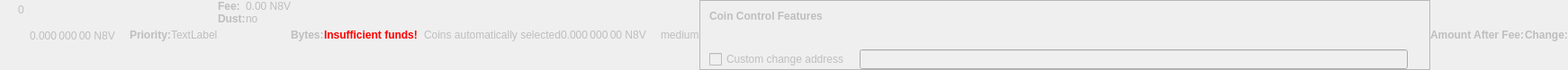
    <widget class="QWidget" name="dummyHideWidget" native="true">
     <property name="enabled">
      <bool>false</bool>
     </property>
     <property name="maximumSize">
      <size>
       <width>100</width>
       <height>22</height>
      </size>
     </property>
     <layout class="QHBoxLayout" name="dummyHideLayout">
      <property name="spacing">
       <number>0</number>
      </property>
      <property name="leftMargin">
       <number>0</number>
      </property>
      <property name="topMargin">
       <number>0</number>
      </property>
      <property name="rightMargin">
       <number>0</number>
      </property>
      <property name="bottomMargin">
       <number>0</number>
      </property>
      <item>
       <layout class="QFormLayout" name="formLayoutCoinControl1">
        <property name="horizontalSpacing">
         <number>10</number>
        </property>
        <property name="verticalSpacing">
         <number>14</number>
        </property>
        <property name="leftMargin">
         <number>10</number>
        </property>
        <property name="topMargin">
         <number>4</number>
        </property>
        <property name="rightMargin">
         <number>6</number>
        </property>
        <item row="0" column="1">
         <widget class="QLabel" name="labelCoinControlBytes">
          <property name="cursor">
           <cursorShape>IBeamCursor</cursorShape>
          </property>
          <property name="contextMenuPolicy">
           <enum>Qt::ActionsContextMenu</enum>
          </property>
          <property name="text">
           <string notr="true">0</string>
          </property>
          <property name="textInteractionFlags">
           <set>Qt::LinksAccessibleByMouse|Qt::TextSelectableByKeyboard|Qt::TextSelectableByMouse</set>
          </property>
         </widget>
        </item>
       </layout>
      </item>
      <item>
       <widget class="QLabel" name="labelCoinControlAfterFee">
        <property name="enabled">
         <bool>false</bool>
        </property>
        <property name="sizePolicy">
         <sizepolicy hsizetype="Fixed" vsizetype="Fixed">
          <horstretch>0</horstretch>
          <verstretch>0</verstretch>
         </sizepolicy>
        </property>
        <property name="minimumSize">
         <size>
          <width>111</width>
          <height>12</height>
         </size>
        </property>
        <property name="maximumSize">
         <size>
          <width>111</width>
          <height>12</height>
         </size>
        </property>
        <property name="cursor">
         <cursorShape>IBeamCursor</cursorShape>
        </property>
        <property name="contextMenuPolicy">
         <enum>Qt::ActionsContextMenu</enum>
        </property>
        <property name="text">
         <string notr="true">0.000 000 00 N8V</string>
        </property>
        <property name="textInteractionFlags">
         <set>Qt::LinksAccessibleByMouse|Qt::TextSelectableByKeyboard|Qt::TextSelectableByMouse</set>
        </property>
       </widget>
      </item>
      <item>
       <widget class="QLabel" name="labelCoinControlPriorityText">
        <property name="enabled">
         <bool>false</bool>
        </property>
        <property name="font">
         <font>
          <weight>75</weight>
          <bold>true</bold>
         </font>
        </property>
        <property name="text">
         <string>Priority:</string>
        </property>
       </widget>
      </item>
      <item>
       <layout class="QHBoxLayout" name="horizontalLayout">
        <item>
         <widget class="QLabel" name="WarningLabel">
          <property name="text">
           <string>TextLabel</string>
          </property>
         </widget>
        </item>
       </layout>
      </item>
      <item>
       <layout class="QFormLayout" name="formLayoutCoinControl3">
        <property name="horizontalSpacing">
         <number>0</number>
        </property>
        <property name="verticalSpacing">
         <number>0</number>
        </property>
        <property name="leftMargin">
         <number>0</number>
        </property>
        <property name="topMargin">
         <number>0</number>
        </property>
        <property name="rightMargin">
         <number>0</number>
        </property>
        <item row="0" column="0">
         <widget class="QLabel" name="labelCoinControlFeeText">
          <property name="enabled">
           <bool>false</bool>
          </property>
          <property name="font">
           <font>
            <weight>75</weight>
            <bold>true</bold>
           </font>
          </property>
          <property name="text">
           <string>Fee:</string>
          </property>
          <property name="margin">
           <number>0</number>
          </property>
         </widget>
        </item>
        <item row="0" column="1">
         <widget class="QLabel" name="labelCoinControlFee">
          <property name="enabled">
           <bool>false</bool>
          </property>
          <property name="cursor">
           <cursorShape>IBeamCursor</cursorShape>
          </property>
          <property name="contextMenuPolicy">
           <enum>Qt::ActionsContextMenu</enum>
          </property>
          <property name="text">
           <string notr="true">0.00 N8V</string>
          </property>
          <property name="textInteractionFlags">
           <set>Qt::LinksAccessibleByMouse|Qt::TextSelectableByKeyboard|Qt::TextSelectableByMouse</set>
          </property>
         </widget>
        </item>
        <item row="1" column="0">
         <widget class="QLabel" name="labelCoinControlLowOutputText">
          <property name="enabled">
           <bool>false</bool>
          </property>
          <property name="font">
           <font>
            <weight>75</weight>
            <bold>true</bold>
           </font>
          </property>
          <property name="text">
           <string>Dust:</string>
          </property>
         </widget>
        </item>
        <item row="1" column="1">
         <widget class="QLabel" name="labelCoinControlLowOutput">
          <property name="enabled">
           <bool>false</bool>
          </property>
          <property name="cursor">
           <cursorShape>IBeamCursor</cursorShape>
          </property>
          <property name="contextMenuPolicy">
           <enum>Qt::ActionsContextMenu</enum>
          </property>
          <property name="text">
           <string>no</string>
          </property>
          <property name="textInteractionFlags">
           <set>Qt::LinksAccessibleByMouse|Qt::TextSelectableByKeyboard|Qt::TextSelectableByMouse</set>
          </property>
         </widget>
        </item>
       </layout>
      </item>
      <item>
       <widget class="QLabel" name="labelCoinControlBytesText">
        <property name="enabled">
         <bool>false</bool>
        </property>
        <property name="font">
         <font>
          <weight>75</weight>
          <bold>true</bold>
         </font>
        </property>
        <property name="text">
         <string>Bytes:</string>
        </property>
       </widget>
      </item>
      <item>
       <layout class="QFormLayout" name="formLayoutCoinControl2">
        <property name="horizontalSpacing">
         <number>0</number>
        </property>
        <property name="verticalSpacing">
         <number>0</number>
        </property>
        <property name="leftMargin">
         <number>0</number>
        </property>
        <property name="topMargin">
         <number>0</number>
        </property>
        <property name="rightMargin">
         <number>0</number>
        </property>
       </layout>
      </item>
      <item>
       <layout class="QHBoxLayout" name="horizontalLayoutCoinControl2">
        <property name="spacing">
         <number>0</number>
        </property>
        <property name="bottomMargin">
         <number>0</number>
        </property>
       </layout>
      </item>
      <item>
       <widget class="QLabel" name="labelCoinControlInsuffFunds">
        <property name="enabled">
         <bool>false</bool>
        </property>
        <property name="minimumSize">
         <size>
          <width>0</width>
          <height>0</height>
         </size>
        </property>
        <property name="font">
         <font>
          <weight>75</weight>
          <bold>true</bold>
         </font>
        </property>
        <property name="styleSheet">
         <string notr="true">color:red;font-weight:bold;</string>
        </property>
        <property name="text">
         <string>Insufficient funds!</string>
        </property>
        <property name="margin">
         <number>5</number>
        </property>
       </widget>
      </item>
      <item>
       <layout class="QFormLayout" name="formLayoutCoinControl4">
        <property name="horizontalSpacing">
         <number>0</number>
        </property>
        <property name="verticalSpacing">
         <number>0</number>
        </property>
        <property name="leftMargin">
         <number>0</number>
        </property>
        <property name="topMargin">
         <number>0</number>
        </property>
        <property name="rightMargin">
         <number>0</number>
        </property>
       </layout>
      </item>
      <item>
       <widget class="QLabel" name="labelCoinControlChangeLabel">
        <property name="enabled">
         <bool>false</bool>
        </property>
        <property name="sizePolicy">
         <sizepolicy hsizetype="Preferred" vsizetype="Expanding">
          <horstretch>0</horstretch>
          <verstretch>0</verstretch>
         </sizepolicy>
        </property>
        <property name="minimumSize">
         <size>
          <width>0</width>
          <height>0</height>
         </size>
        </property>
        <property name="text">
         <string/>
        </property>
        <property name="margin">
         <number>3</number>
        </property>
       </widget>
      </item>
      <item>
       <widget class="QLabel" name="labelCoinControlAutomaticallySelected">
        <property name="enabled">
         <bool>false</bool>
        </property>
        <property name="sizePolicy">
         <sizepolicy hsizetype="Fixed" vsizetype="Fixed">
          <horstretch>0</horstretch>
          <verstretch>0</verstretch>
         </sizepolicy>
        </property>
        <property name="minimumSize">
         <size>
          <width>0</width>
          <height>0</height>
         </size>
        </property>
        <property name="maximumSize">
         <size>
          <width>240</width>
          <height>16777215</height>
         </size>
        </property>
        <property name="text">
         <string>Coins automatically selected</string>
        </property>
        <property name="margin">
         <number>5</number>
        </property>
       </widget>
      </item>
      <item>
       <widget class="QLabel" name="labelCoinControlChange">
        <property name="enabled">
         <bool>false</bool>
        </property>
        <property name="sizePolicy">
         <sizepolicy hsizetype="Fixed" vsizetype="Fixed">
          <horstretch>0</horstretch>
          <verstretch>0</verstretch>
         </sizepolicy>
        </property>
        <property name="minimumSize">
         <size>
          <width>111</width>
          <height>0</height>
         </size>
        </property>
        <property name="maximumSize">
         <size>
          <width>111</width>
          <height>16777215</height>
         </size>
        </property>
        <property name="cursor">
         <cursorShape>IBeamCursor</cursorShape>
        </property>
        <property name="contextMenuPolicy">
         <enum>Qt::ActionsContextMenu</enum>
        </property>
        <property name="text">
         <string notr="true">0.000 000 00 N8V</string>
        </property>
        <property name="textInteractionFlags">
         <set>Qt::LinksAccessibleByMouse|Qt::TextSelectableByKeyboard|Qt::TextSelectableByMouse</set>
        </property>
       </widget>
      </item>
      <item>
       <widget class="QLabel" name="labelCoinControlPriority">
        <property name="enabled">
         <bool>false</bool>
        </property>
        <property name="cursor">
         <cursorShape>IBeamCursor</cursorShape>
        </property>
        <property name="contextMenuPolicy">
         <enum>Qt::ActionsContextMenu</enum>
        </property>
        <property name="text">
         <string>medium</string>
        </property>
        <property name="textInteractionFlags">
         <set>Qt::LinksAccessibleByMouse|Qt::TextSelectableByKeyboard|Qt::TextSelectableByMouse</set>
        </property>
       </widget>
      </item>
      <item>
       <widget class="QFrame" name="frameCoinControl">
        <property name="sizePolicy">
         <sizepolicy hsizetype="Expanding" vsizetype="Expanding">
          <horstretch>0</horstretch>
          <verstretch>0</verstretch>
         </sizepolicy>
        </property>
        <property name="maximumSize">
         <size>
          <width>16777215</width>
          <height>16777215</height>
         </size>
        </property>
        <property name="frameShape">
         <enum>QFrame::StyledPanel</enum>
        </property>
        <property name="frameShadow">
         <enum>QFrame::Sunken</enum>
        </property>
        <layout class="QVBoxLayout" name="verticalLayoutCoinControl2_2">
         <property name="spacing">
          <number>0</number>
         </property>
         <property name="leftMargin">
          <number>0</number>
         </property>
         <property name="topMargin">
          <number>0</number>
         </property>
         <property name="rightMargin">
          <number>0</number>
         </property>
         <property name="bottomMargin">
          <number>0</number>
         </property>
         <item>
          <layout class="QVBoxLayout" name="verticalLayoutCoinControl" stretch="0,0,0,1">
           <property name="spacing">
            <number>0</number>
           </property>
           <property name="leftMargin">
            <number>10</number>
           </property>
           <property name="topMargin">
            <number>10</number>
           </property>
           <item>
            <layout class="QHBoxLayout" name="horizontalLayoutCoinControl1">
             <property name="bottomMargin">
              <number>15</number>
             </property>
             <item>
              <widget class="QLabel" name="labelCoinControlFeatures">
               <property name="enabled">
                <bool>false</bool>
               </property>
               <property name="sizePolicy">
                <sizepolicy hsizetype="Preferred" vsizetype="Maximum">
                 <horstretch>0</horstretch>
                 <verstretch>0</verstretch>
                </sizepolicy>
               </property>
               <property name="font">
                <font>
                 <weight>75</weight>
                 <bold>true</bold>
                </font>
               </property>
               <property name="styleSheet">
                <string notr="true">font-weight:bold;</string>
               </property>
               <property name="text">
                <string>Coin Control Features</string>
               </property>
              </widget>
             </item>
            </layout>
           </item>
           <item>
            <widget class="QWidget" name="widgetCoinControl" native="true">
             <property name="sizePolicy">
              <sizepolicy hsizetype="Preferred" vsizetype="Preferred">
               <horstretch>0</horstretch>
               <verstretch>0</verstretch>
              </sizepolicy>
             </property>
             <property name="minimumSize">
              <size>
               <width>0</width>
               <height>0</height>
              </size>
             </property>
             <property name="styleSheet">
              <string notr="true"/>
             </property>
             <layout class="QHBoxLayout" name="horizontalLayoutCoinControl5_2">
              <property name="leftMargin">
               <number>0</number>
              </property>
              <property name="topMargin">
               <number>0</number>
              </property>
              <property name="rightMargin">
               <number>0</number>
              </property>
              <property name="bottomMargin">
               <number>0</number>
              </property>
              <item>
               <layout class="QHBoxLayout" name="horizontalLayoutCoinControl3">
                <property name="spacing">
                 <number>20</number>
                </property>
                <property name="topMargin">
                 <number>0</number>
                </property>
                <property name="bottomMargin">
                 <number>10</number>
                </property>
               </layout>
              </item>
             </layout>
            </widget>
           </item>
           <item>
            <layout class="QHBoxLayout" name="horizontalLayoutCoinControl4" stretch="0,0,0">
             <property name="spacing">
              <number>12</number>
             </property>
             <property name="sizeConstraint">
              <enum>QLayout::SetDefaultConstraint</enum>
             </property>
             <property name="topMargin">
              <number>5</number>
             </property>
             <property name="rightMargin">
              <number>5</number>
             </property>
             <item>
              <widget class="QCheckBox" name="checkBoxCoinControlChange">
               <property name="enabled">
                <bool>false</bool>
               </property>
               <property name="toolTip">
                <string>If this is activated, but the change address is empty or invalid, change will be sent to a newly generated address.</string>
               </property>
               <property name="text">
                <string>Custom change address</string>
               </property>
              </widget>
             </item>
             <item>
              <widget class="QValidatedLineEdit" name="lineEditCoinControlChange">
               <property name="enabled">
                <bool>false</bool>
               </property>
               <property name="sizePolicy">
                <sizepolicy hsizetype="Expanding" vsizetype="Fixed">
                 <horstretch>0</horstretch>
                 <verstretch>0</verstretch>
                </sizepolicy>
               </property>
              </widget>
             </item>
             <item>
              <widget class="QLabel" name="labelCoinControlChangeLabel_2">
               <property name="sizePolicy">
                <sizepolicy hsizetype="Preferred" vsizetype="Expanding">
                 <horstretch>0</horstretch>
                 <verstretch>0</verstretch>
                </sizepolicy>
               </property>
               <property name="minimumSize">
                <size>
                 <width>0</width>
                 <height>0</height>
                </size>
               </property>
               <property name="text">
                <string/>
               </property>
               <property name="margin">
                <number>3</number>
               </property>
              </widget>
             </item>
            </layout>
           </item>
           <item>
            <spacer name="verticalSpacerCoinControl">
             <property name="orientation">
              <enum>Qt::Vertical</enum>
             </property>
             <property name="sizeHint" stdset="0">
              <size>
               <width>800</width>
               <height>1</height>
              </size>
             </property>
            </spacer>
           </item>
          </layout>
         </item>
        </layout>
       </widget>
      </item>
      <item>
       <widget class="QLabel" name="labelCoinControlAfterFeeText">
        <property name="enabled">
         <bool>false</bool>
        </property>
        <property name="minimumSize">
         <size>
          <width>0</width>
          <height>0</height>
         </size>
        </property>
        <property name="maximumSize">
         <size>
          <width>16777215</width>
          <height>16777215</height>
         </size>
        </property>
        <property name="font">
         <font>
          <weight>75</weight>
          <bold>true</bold>
         </font>
        </property>
        <property name="text">
         <string>Amount After Fee:</string>
        </property>
        <property name="alignment">
         <set>Qt::AlignLeading|Qt::AlignLeft|Qt::AlignVCenter</set>
        </property>
        <property name="margin">
         <number>0</number>
        </property>
       </widget>
      </item>
      <item>
       <widget class="QLabel" name="labelCoinControlChangeText">
        <property name="enabled">
         <bool>false</bool>
        </property>
        <property name="sizePolicy">
         <sizepolicy hsizetype="Preferred" vsizetype="Preferred">
          <horstretch>0</horstretch>
          <verstretch>0</verstretch>
         </sizepolicy>
        </property>
        <property name="minimumSize">
         <size>
          <width>0</width>
          <height>0</height>
         </size>
        </property>
        <property name="maximumSize">
         <size>
          <width>16777215</width>
          <height>16777215</height>
         </size>
        </property>
        <property name="font">
         <font>
          <weight>75</weight>
          <bold>true</bold>
         </font>
        </property>
        <property name="text">
         <string>Change:</string>
        </property>
        <property name="alignment">
         <set>Qt::AlignLeading|Qt::AlignLeft|Qt::AlignVCenter</set>
        </property>
       </widget>
      </item>
     </layout>
    </widget>
